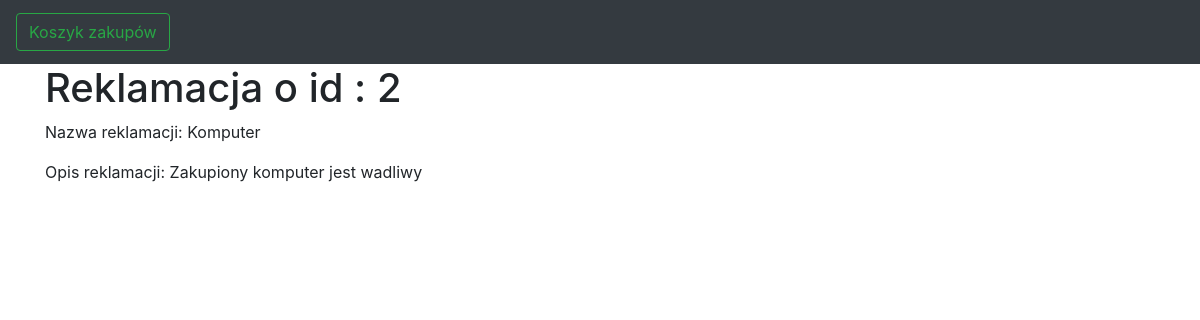
The page /complaint/2 on the database its author committed.
### sklep/models.py (models this page shows)
class Complaint(models.Model):
    name = models.CharField(max_length=70)
    message = models.CharField(max_length=120)

### sklep/views.py (the view)
# urls.py: path("complaint/<int:complaint_id>",views.complaint_details, name="complaint_details"),
def complaint_details(request,complaint_id):
    complaint = get_object_or_404(Complaint,pk=complaint_id)
    return render(request,"sklep/complaint_details.html",
                  {'complaint':complaint})

### sklep/templates/sklep/complaint_details.html
{% extends "base.html" %}
{% block content %}
    <h1> Reklamacja o id : {{ complaint.id }} </h1>
        <p> Nazwa reklamacji: {{ complaint.name }}</p>
        <p> Opis reklamacji: {{ complaint.message }}</p>
{%endblock%}

### rows shown on the page
Complaint: id "2", name "Komputer", message "Zakupiony komputer jest wadliwy"
